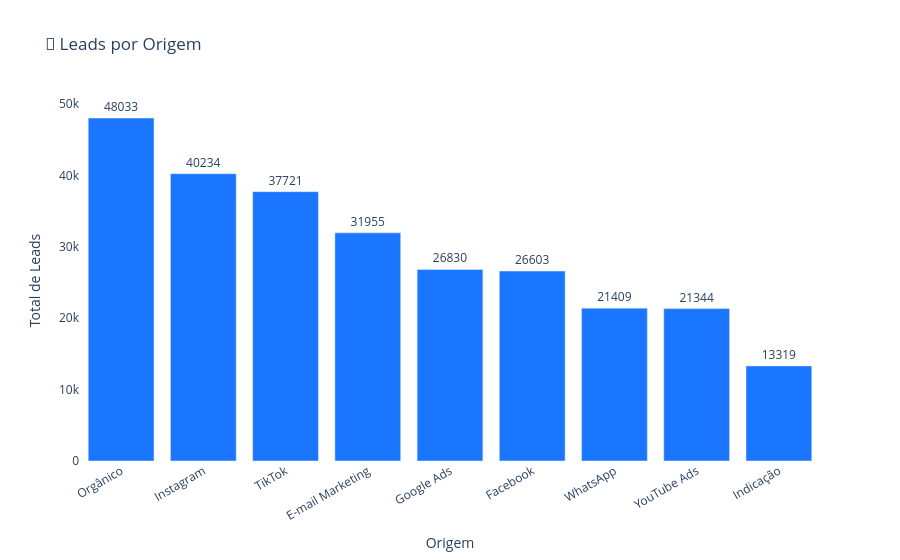

Notebook cell for this chart:
### Markdown cell above
## 📈 Quantidade de Leads por Plataforma (Origem)

### Code cell
origem_counts = df['origem'].value_counts().reset_index()
origem_counts.columns = ['origem', 'total_leads']

fig_origem = px.bar(
    origem_counts,
    x='origem',
    y='total_leads',
    text='total_leads',
    title='📢 Leads por Origem',
    labels={'total_leads': 'Total de Leads', 'origem': 'Origem'},
)

fig_origem.update_traces(marker_color='rgb(26, 118, 255)', textposition='outside')
fig_origem.update_layout(
    xaxis_tickangle=-30,
    yaxis_title='Total de Leads',
    xaxis_title='Origem',
    uniformtext_minsize=8,
    uniformtext_mode='hide',
    plot_bgcolor='rgba(0,0,0,0)',
    paper_bgcolor='white'
)

fig_origem.show()

### Figure 1 — Plotly figure (JSON) as saved in the notebook; plotly's stock layout.template omitted (floating-point values rounded to 4 significant figures)
{"data": [{"hovertemplate": "Origem=%{x}<br>Total de Leads=%{text}<extra></extra>", "legendgroup": "", "marker": {"color": "rgb(26, 118, 255)", "pattern": {"shape": ""}}, "name": "", "orientation": "v", "showlegend": false, "text": [48030.0, 40230.0, 37720.0, 31960.0, 26830.0, 26600.0, 21410.0, 21340.0, 13320.0], "textposition": "outside", "type": "bar", "x": ["Orgânico", "Instagram", "TikTok", "E-mail Marketing", "Google Ads", "Facebook", "WhatsApp", "YouTube Ads", "Indicação"], "xaxis": "x", "y": [48033, 40234, 37721, 31955, 26830, 26603, 21409, 21344, 13319], "yaxis": "y"}], "layout": {"barmode": "relative", "legend": {"tracegroupgap": 0}, "paper_bgcolor": "white", "plot_bgcolor": "rgba(0,0,0,0)", "title": {"text": "📢 Leads por Origem"}, "uniformtext": {"minsize": 8, "mode": "hide"}, "xaxis": {"anchor": "y", "domain": [0, 1], "tickangle": -30, "title": {"text": "Origem"}}, "yaxis": {"anchor": "x", "domain": [0, 1], "title": {"text": "Total de Leads"}}}}
